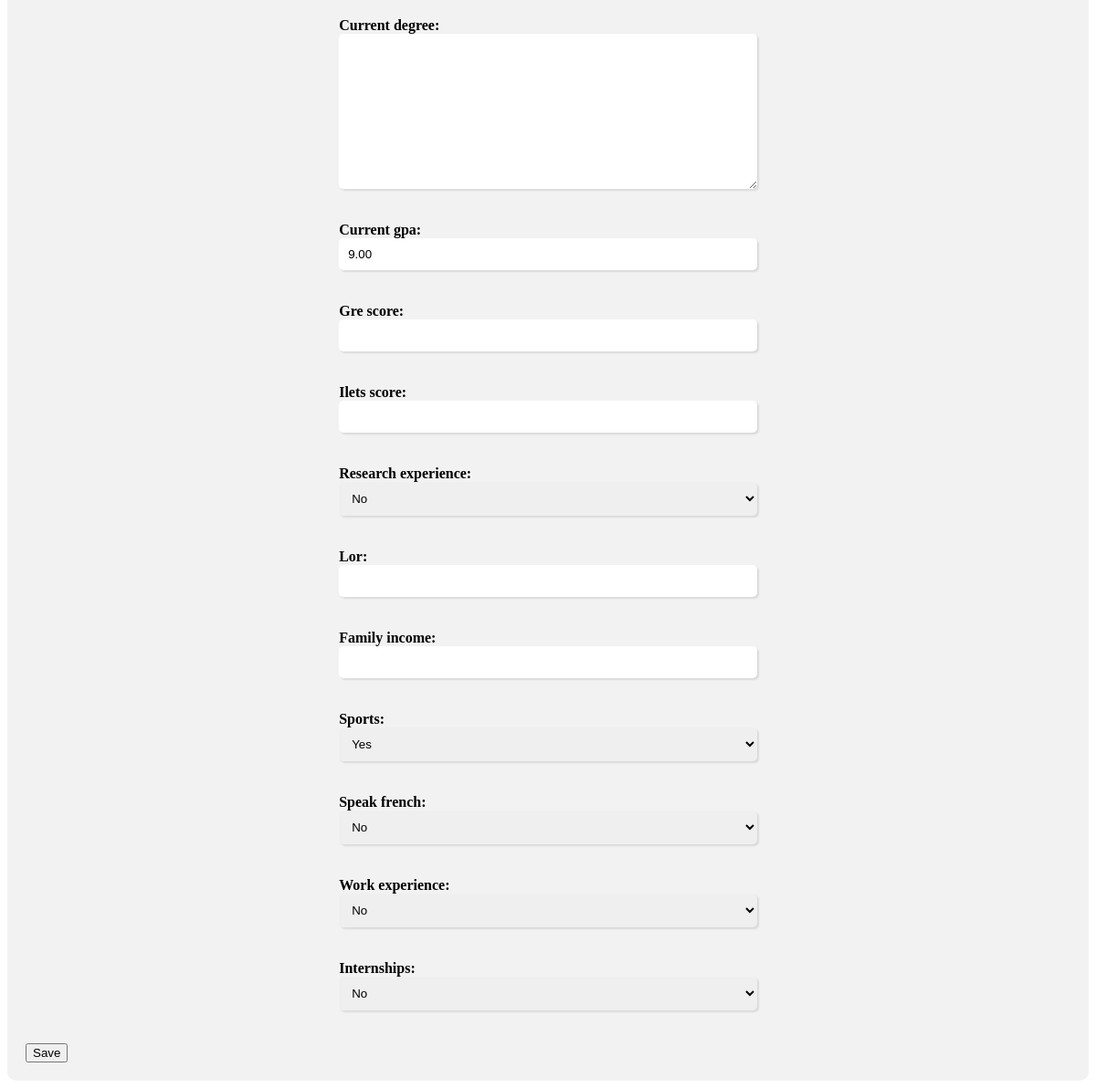
The app's page /edit_profile/ (signed in, lower part), older data.
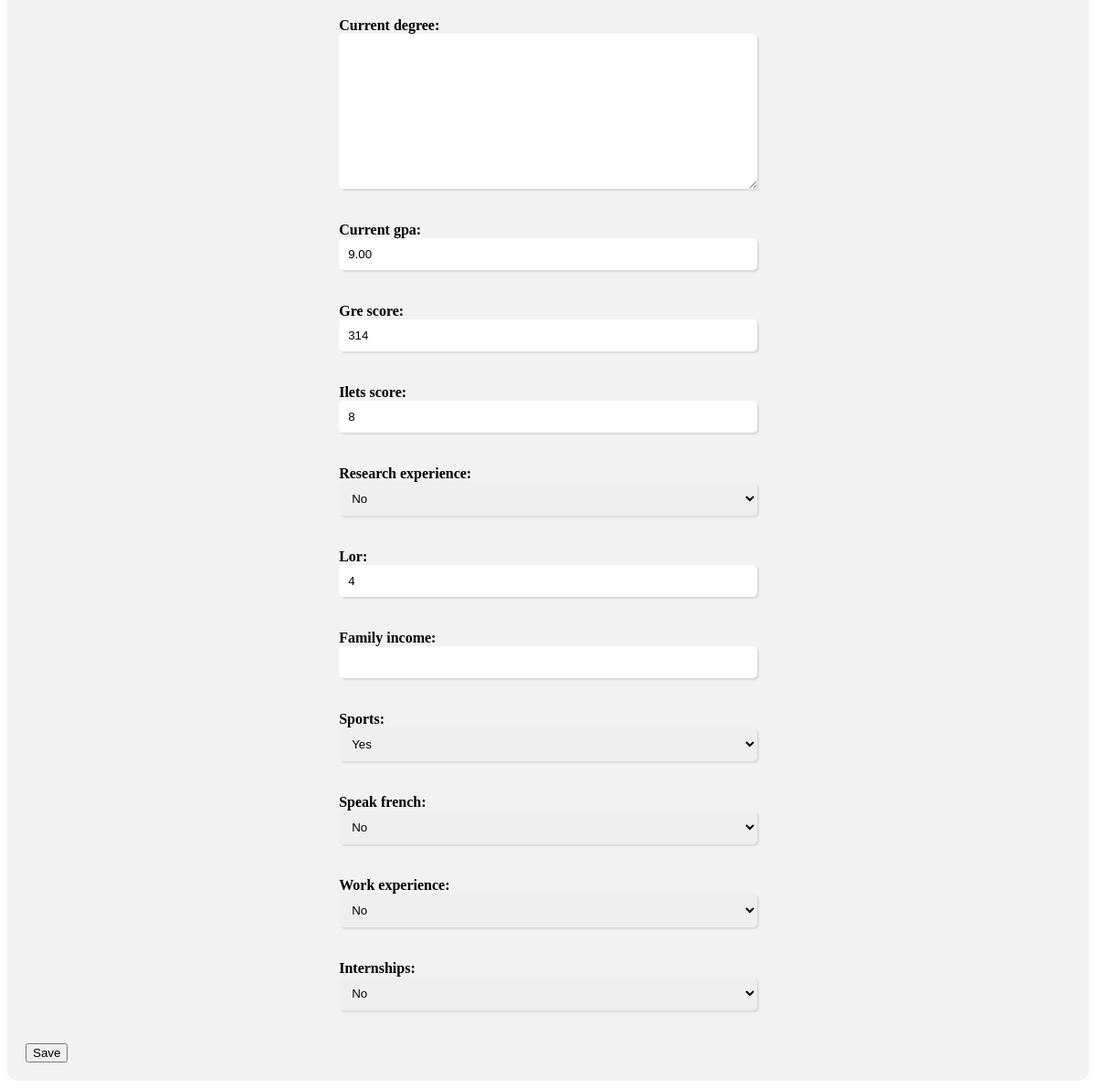
The same page, newer data.
### sprofile/models.py (models this page shows)
class Sprofile(models.Model):
    user = models.OneToOneField(User, related_name="profile", on_delete=models.CASCADE,default = None)
    first_name = models.CharField(max_length=255,default=None,blank=True, null=True)
    last_name = models.CharField(max_length=255,default=None,blank=True, null=True)
    email = models.EmailField(max_length=255,default=None,blank=True, null=True)
    date_of_birth = models.DateField(default=None,blank=True, null=True)
    gender = models.CharField(max_length=255,default=None,blank=True, null=True)
    address = models.TextField(max_length=255,default=None,blank=True, null=True)
    phone = models.CharField(max_length=20,default=None,blank=True, null=True)
    current_degree = models.TextField(max_length=255,default=None,blank=True, null=True)
    current_gpa = models.DecimalField(max_digits=3, decimal_places=2,default=0.00,blank=True, null=True)
    gre_score = models.IntegerField(default=None,blank=True, null=True)
    ilets_score = models.IntegerField(default=None,blank=True, null=True)
    research_experience = models.BooleanField(default=0,blank=True, null=True)
    lor = models.IntegerField(default=None,blank=True, null=True)
    family_income = models.IntegerField(default=None,blank=True, null=True)
    sports = models.BooleanField(default=0,blank=True, null=True)
    speak_french = models.BooleanField(default=0,blank=True, null=True)
    work_experience = models.BooleanField(default=0,blank=True, null=True)
    internships = models.BooleanField(default=0,blank=True, null=True)
    id = models.AutoField(primary_key=True)
    created_at = models.DateTimeField(auto_now_add=True)
    updated_at = models.DateTimeField(auto_now=True)
    class Meta:
        verbose_name = _('Sprofile')
        verbose_name_plural = _('Sprofiles')

### sprofile/views.py (the view)
# urls.py: path('edit_profile/', views.edit_profile, name='edit_profile'),
def edit_profile(request):
    if request.user.is_authenticated:
        profile, created = Sprofile.objects.get_or_create(user=request.user)
        if request.method == 'POST':
            form = ProfileForm(request.POST, instance=profile)
            if form.is_valid():
                form.save()
                return redirect('/edit_profile')
        else:
            form = ProfileForm(instance=profile)
        return render(request, 'edit_profile.html', {'form': form})
    else:
        return redirect('Login:Login')

### sprofile/forms.py
class ProfileForm(forms.ModelForm):
    class Meta:
        model = Sprofile
        fields = ['first_name','last_name', 'email','date_of_birth','gender','address','phone','current_degree','current_gpa','gre_score','ilets_score','research_experience','lor','family_income','sports','speak_french','work_experience','internships']

### sprofile/templates/edit_profile.html (shortened to what this page needs)
{% load static %}
<link rel="stylesheet" type="text/css" href="{% static 'edit_profile.css' %}">
<form method="post">
    {{ form.as_p }}
    <button type="submit">Save</button>
  </form>

Row changes from the older to the newer data that the page shows:
changed Sprofile "No": gre_score (not shown) → "314"; ilets_score (not shown) → "8"; lor (not shown) → "4"
